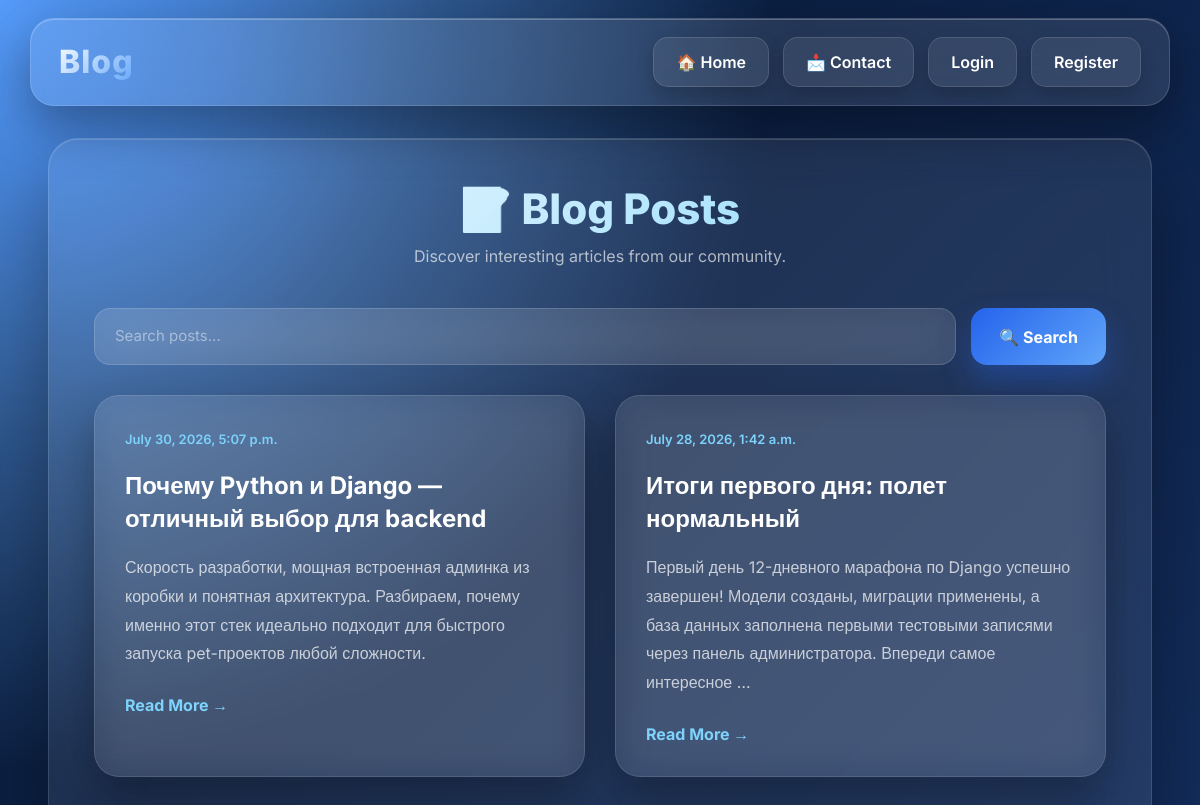
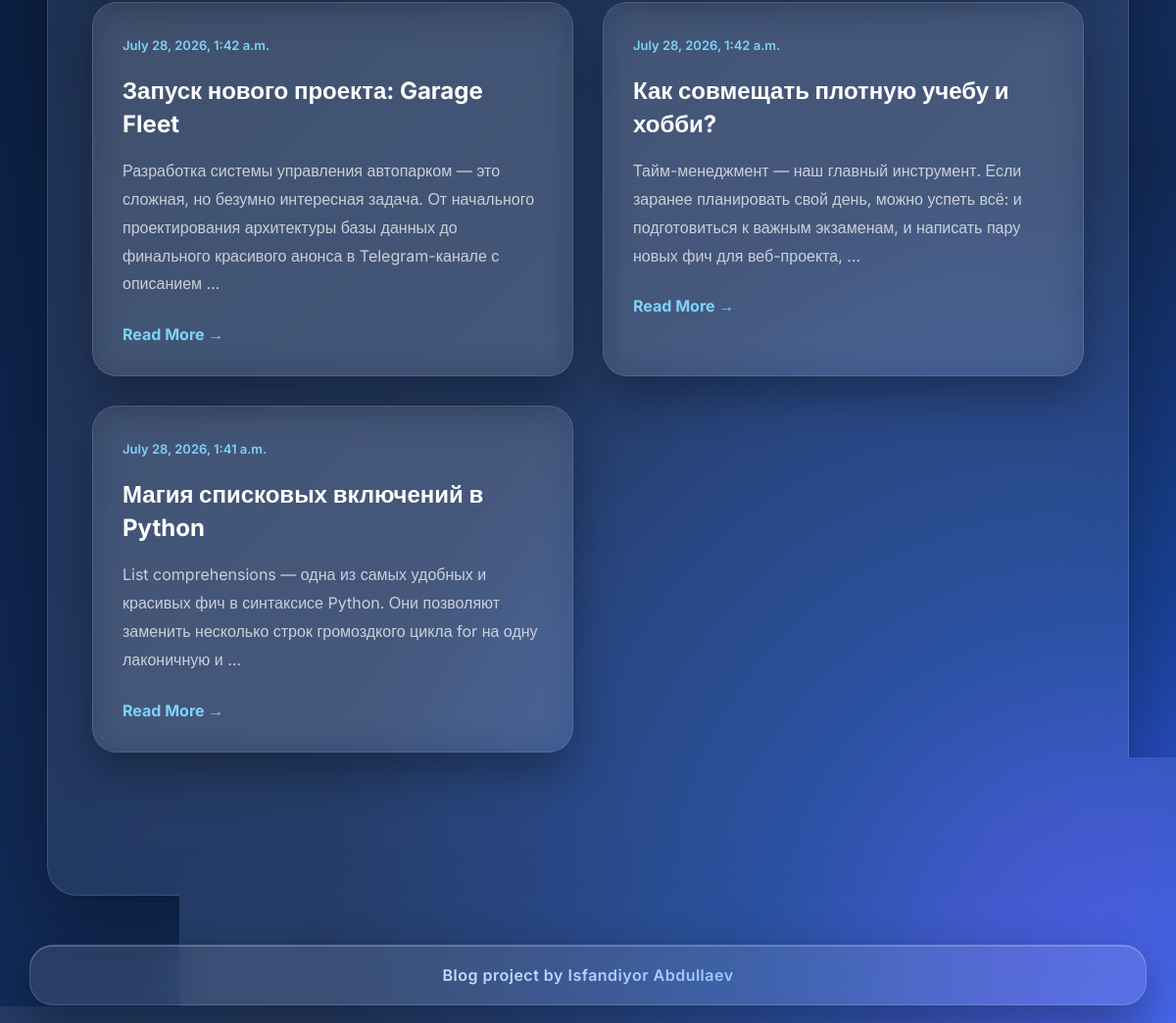
The page / on the database its author committed (2 pictures, top to bottom).
### blog/models.py (models this page shows, shortened)
class Post(models.Model):
    title = models.CharField(max_length=200)
    content = models.TextField()
    created_at = models.DateTimeField(auto_now_add=True)

### blog/views.py (the view)
# urls.py: path('', views.post_list, name='post_list'),
def post_list(request):
    query = request.GET.get('q', '')
    posts = Post.objects.all().order_by('-created_at')
    if query:
        posts = posts.filter(Q(title__icontains=query) | Q(content__icontains=query))
    count = posts.count()  # Количество найденных (День 7)
    paginator = Paginator(posts, 5)
    page_number = request.GET.get('page')
    page_obj = paginator.get_page(page_number)
    return render(request, 'blog/post_list.html', {
        'page_obj': page_obj,
        'q': query,
        'count': count
    })

### templates/blog/post_list.html (shortened to what this page needs)
{% extends 'base.html' %}
{% block content %}
<div class="posts-container">
    <div class="page-header">
        <h2>📝 Blog Posts</h2>
        <p>Discover interesting articles from our community.</p>
    </div>
    <form method="get" class="search-form">
        <input type="text" name="q" value="{{ q }}" placeholder="Search posts...">
        <button type="submit">🔍 Search</button>
    </form>
    <div class="posts-grid">
        {% for post in page_obj %}
        <div class="post-card">
            <div class="card-top">
                <span class="date">{{ post.created_at }}</span>
            </div>
            <h3>
                <a href="{% url 'post_detail' post.pk %}">
                    {{ post.title }}
                </a>
            </h3>
            <p>
                {{ post.content|truncatewords:25 }}
            </p>
            <a href="{% url 'post_detail' post.pk %}" class="read-more">
                Read More →
            </a>
        </div>
        {% empty %}
        <div class="empty-card">
            <h3>No posts found 😔</h3>
            <p>Try another search.</p>
        </div>
        {% endfor %}
    </div>
    <div class="pagination">
        <span>
        </span>
        {% if page_obj.has_next %}
        <a href="?page={{ page_obj.next_page_number }}{% if q %}&q={{ q }}{% endif %}">
        </a>
        {% endif %}
    </div>
</div>
{% endblock %}

### templates/base.html (shortened to what this page needs)
<!DOCTYPE html>
<html lang="en">
<head>
    <link href="https://cdn.jsdelivr.net/npm/bootstrap@5.3.3/dist/css/bootstrap.min.css" rel="stylesheet">
</head>
<body>
    <nav class="navbar-custom">
        <div class="navbar-container">
            <a href="{% url 'post_list' %}" class="logo">
                Blog
            </a>
            <div class="nav-links">
                <a href="{% url 'post_list' %}">🏠 Home</a>
                <a href="{% url 'contact' %}">📩 Contact</a>
                {% if user.is_authenticated %}
                    <a href="{% url 'post_create' %}">✍️ New Post</a>
                    <span class="username">
                        {{ user.username }}
                    </span>
                    <form action="{% url 'logout' %}" method="post" style="display:inline;">
                        {% csrf_token %}
                        <button class="logout-btn" type="submit">
                            Logout
                        </button>
                    </form>
                {% else %}
                    <a href="{% url 'login' %}">Login</a>
                    <a href="{% url 'register' %}">Register</a>
                {% endif %}
            </div>
        </div>
    </nav>
    <div class="content">
        {% block content %}
        {% endblock %}
    </div>
    <footer class="footer-custom">
        <div class="footer-text">
            Blog project by Isfandiyor Abdullaev
        </div>
    </footer>
</body>
</html>

### templates/base.html (style rules this page uses)
* { margin: 0; padding: 0; box-sizing: border-box; font-family: 'Inter', sans-serif; }
body { min-height: 100vh; overflow-x: hidden; color: #eef4ff; background: radial-gradient(circle at top left, #60a5fa 0%, transparent 35%), radial-gradient(circle at bottom right, #2563eb 0%, transparent 40%), linear-gradient(135deg, #06172f, #0d2248, #132d5c, #09172f); background-attachment: fixed; position: relative; display: flex; flex-direction: column; }
body::before, body::after { content: ""; position: fixed; width: 420px; height: 420px; border-radius: 50%; filter: blur(90px); z-index: -2; }
body::before { top: -120px; left: -120px; background: #3b82f6; opacity: .35; }
body::after { bottom: -120px; right: -120px; background: #7c3aed; opacity: .25; }
.navbar-custom { position: sticky; top: 18px; width: 95%; margin: auto; z-index: 1000; background: rgba(255, 255, 255, .10); backdrop-filter: blur(24px); -webkit-backdrop-filter: blur(24px); border: 1px solid rgba(255, 255, 255, .15); border-radius: 24px; box-shadow: 0 20px 50px rgba(0, 0, 0, .35), inset 0 1px rgba(255, 255, 255, .25); }
.navbar-container { max-width: 1400px; margin: auto; padding: 18px 28px; display: flex; justify-content: space-between; align-items: center; flex-wrap: wrap; }
.logo { font-size: 32px; font-weight: 800; letter-spacing: 1px; text-decoration: none; background: linear-gradient(135deg, #ffffff, #60a5fa); -webkit-background-clip: text; -webkit-text-fill-color: transparent; transition: .35s; }
.nav-links { display: flex; gap: 14px; align-items: center; flex-wrap: wrap; }
.nav-links a { color: white; text-decoration: none; padding: 12px 22px; border-radius: 15px; font-weight: 600; background: rgba(255, 255, 255, .08); border: 1px solid rgba(255, 255, 255, .12); transition: .35s; box-shadow: 0 8px 18px rgba(0, 0, 0, .18); }
.content { width: min(1300px, 92%); margin: 50px auto; padding: 45px; flex-grow: 1; background: rgba(255, 255, 255, .08); backdrop-filter: blur(24px); border-radius: 30px; border: 1px solid rgba(255, 255, 255, .12); box-shadow: 0 35px 80px rgba(0, 0, 0, .35), inset 0 1px rgba(255, 255, 255, .18); animation: show .8s ease; }
.footer-custom { width: 95%; margin: 0 auto 18px auto; padding: 18px 28px; background: rgba(255, 255, 255, .10); backdrop-filter: blur(24px); -webkit-backdrop-filter: blur(24px); border: 1px solid rgba(255, 255, 255, .15); border-radius: 24px; box-shadow: 0 20px 50px rgba(0, 0, 0, .35), inset 0 1px rgba(255, 255, 255, .25); text-align: center; }
.footer-text { font-size: 16px; font-weight: 600; letter-spacing: 0.5px; background: linear-gradient(135deg, #ffffff, #60a5fa); -webkit-background-clip: text; -webkit-text-fill-color: transparent; }

### rows shown on the page
Post: created_at "July 30, 2026, 5:07 p.m.", title "Почему Python и Django — отличный выбор для backend", content "Скорость разработки, мощная встроенная админка из коробки и понятная архитектура. Разбираем, почему именно этот стек идеально подходит для быстрого запуска pet-проектов любой сложности."
Post: created_at "July 28, 2026, 1:42 a.m.", title "Итоги первого дня: полет нормальный", content "Первый день 12-дневного марафона по Django успешно завершен! Модели созданы, миграции применены, а база данных заполнена первыми тестовыми записями через панель администратора. Впереди самое интересное …"
Post: created_at "July 28, 2026, 1:42 a.m.", title "Запуск нового проекта: Garage Fleet", content "Разработка системы управления автопарком — это сложная, но безумно интересная задача. От начального проектирования архитектуры базы данных до финального красивого анонса в Telegram-канале с описанием …"
Post: created_at "July 28, 2026, 1:42 a.m.", title "Как совмещать плотную учебу и хобби?", content "Тайм-менеджмент — наш главный инструмент. Если заранее планировать свой день, можно успеть всё: и подготовиться к важным экзаменам, и написать пару новых фич для веб-проекта, …"
Post: created_at "July 28, 2026, 1:41 a.m.", title "Магия списковых включений в Python", content "List comprehensions — одна из самых удобных и красивых фич в синтаксисе Python. Они позволяют заменить несколько строк громоздкого цикла for на одну лаконичную и …"
